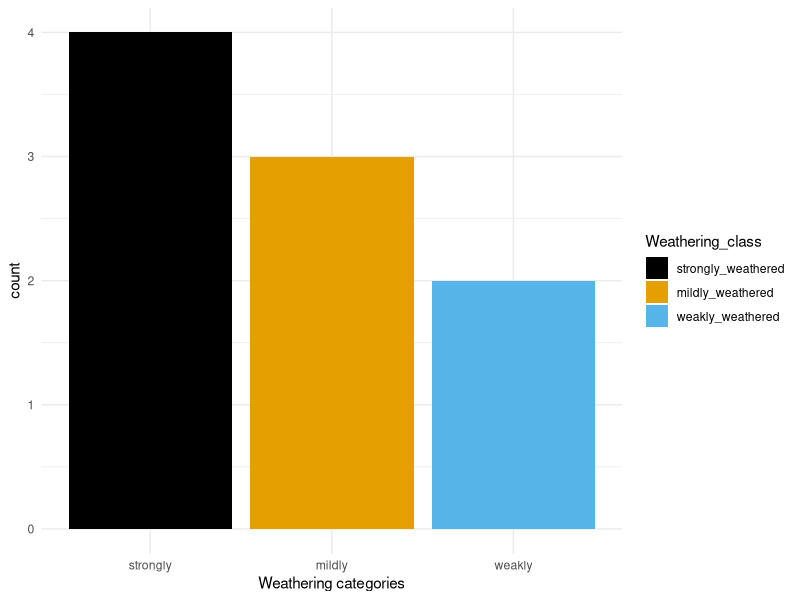
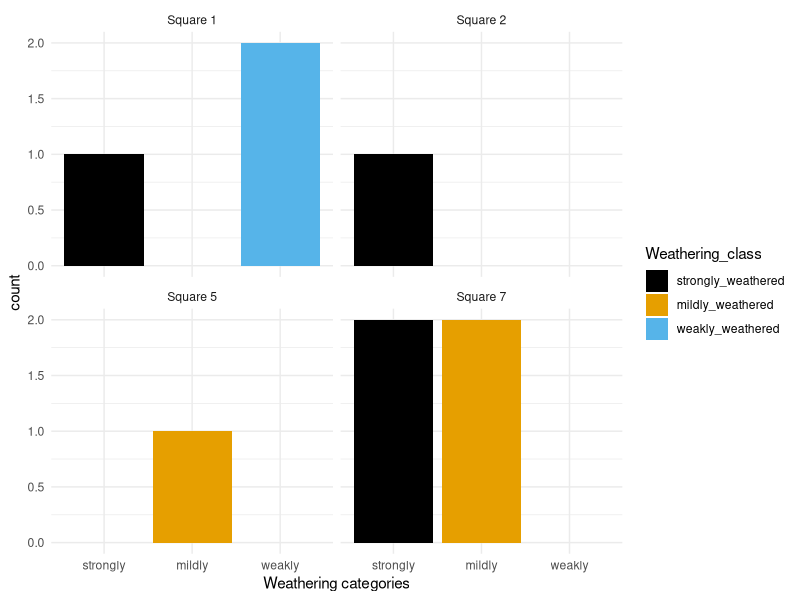

Write the R code that produced these figures, in order.
library(tidyverse)
library(ggthemes)
theme_set(theme_minimal())

data = read_csv("data/microscopy_artifacts.csv")

data$Weathering_class = factor(data$Weathering_class, 
                               levels = c("strongly_weathered", "mildly_weathered", "weakly_weathered"))

ggplot(data) +
  geom_bar(aes(x = Weathering_class, fill = Weathering_class)) +
  labs(x = "Weathering categories") +
  scale_x_discrete(labels = c("strongly", "mildly", "weakly")) +
  scale_fill_colorblind()


ggplot(data) +
  geom_bar(aes(x = Weathering_class, fill = Weathering_class)) +
  labs(x = "Weathering categories") +
  facet_wrap(~Site_name) +
  scale_x_discrete(labels = c("strongly", "mildly", "weakly")) +
  scale_fill_colorblind()
